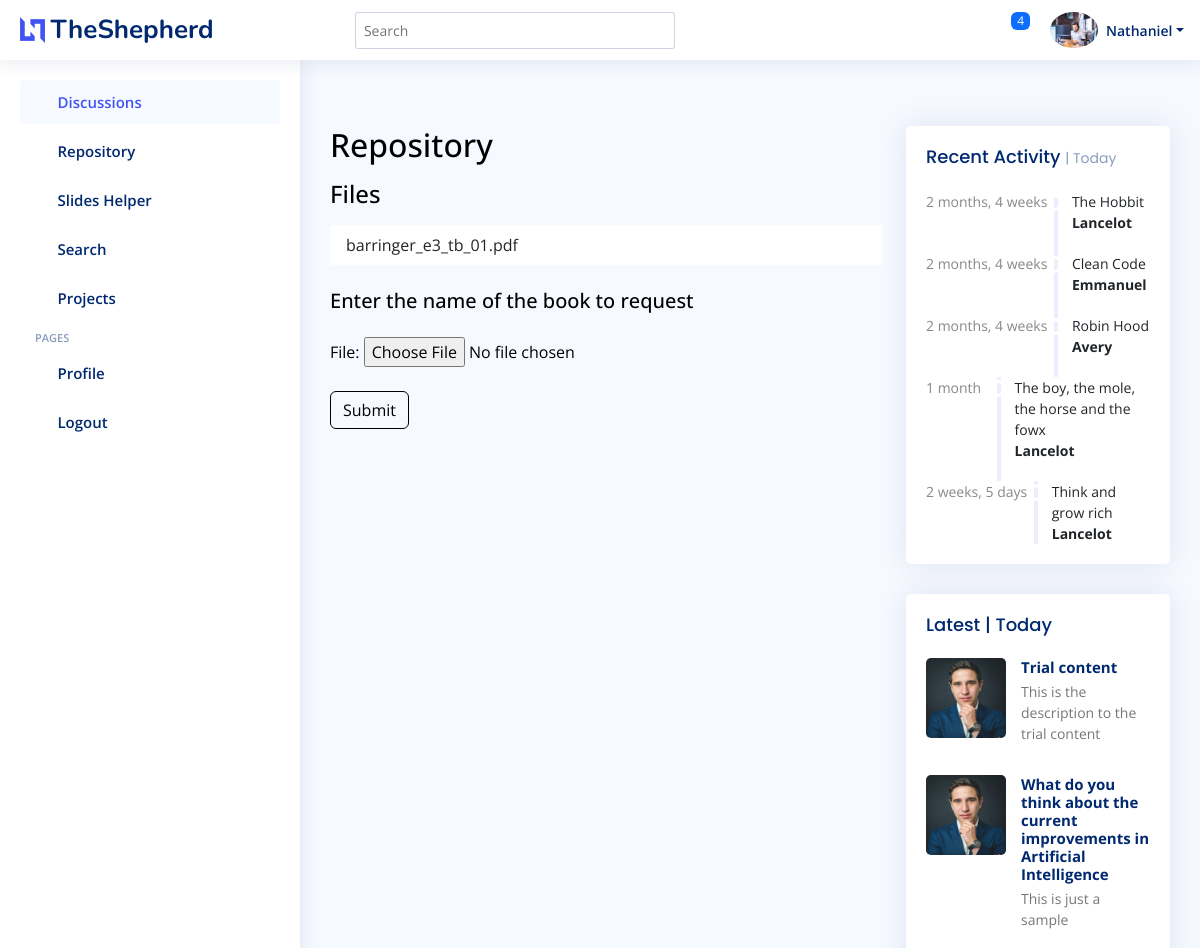
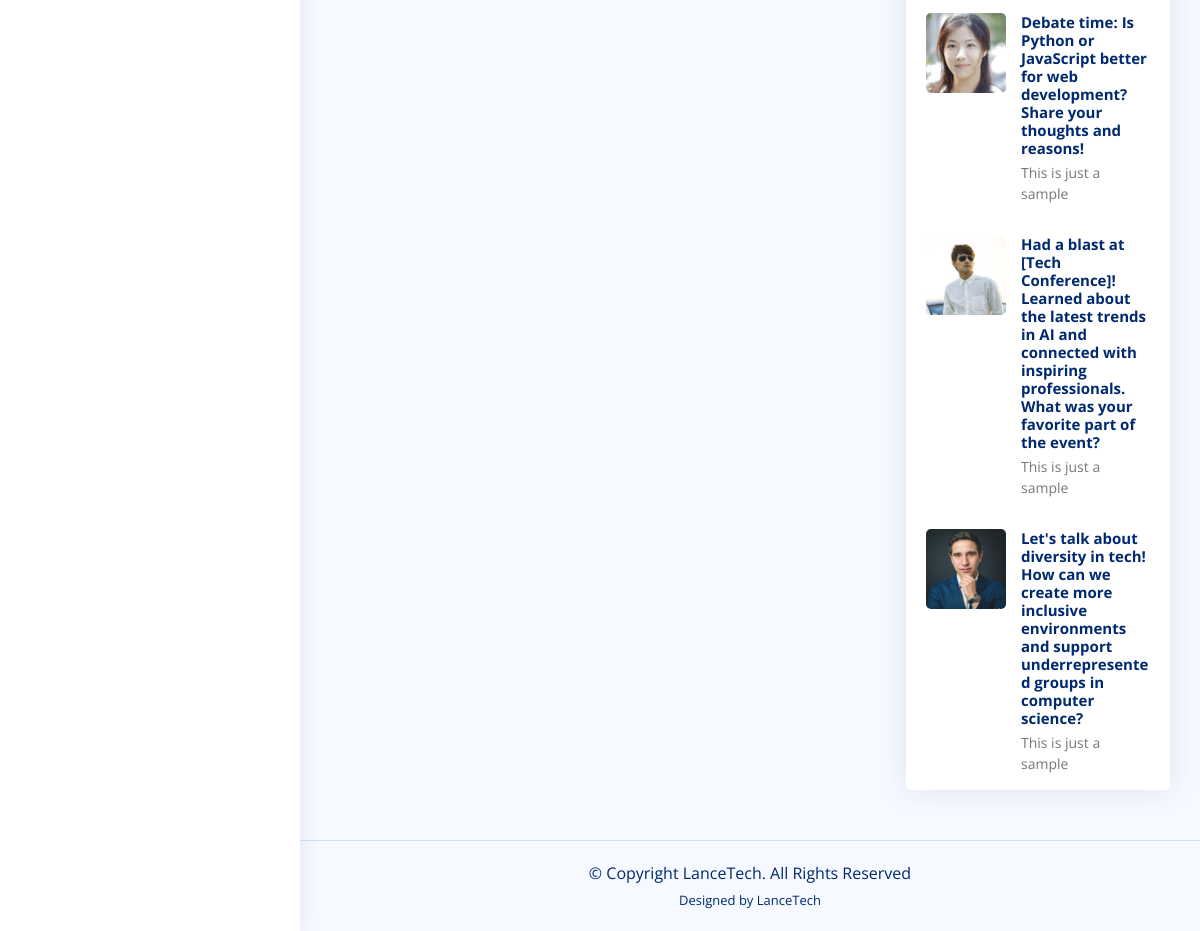
/repository/ (signed in), run on the app's committed database (2 pictures, top to bottom).
### discussions/models.py (models this page shows, shortened)
class Student(models.Model):
    friend = models.ForeignKey('self', on_delete=models.CASCADE, blank=True, null=True)
    user = models.OneToOneField(User, on_delete=models.CASCADE)
    phone = models.CharField(max_length=10, default='0548932933', blank=True)
    school = models.CharField(max_length=60, default='KNUST', blank=True)
    course = models.CharField(max_length=60, default='Computer Science', blank=True)
    back_img = models.ImageField(blank=True, upload_to="images/profiles", default='images/profiles/testimonial-1_wBDCxRj.jpg')

class Discussion(models.Model):
    creator = models.ForeignKey(Student, on_delete=models.CASCADE)
    pub_date = models.DateTimeField(blank=False, default=now)
    content = models.CharField(max_length=200)
    description = models.CharField(max_length=1024, blank=True, default='This is just a sample')
    topic = models.CharField(max_length=60,blank=False, default='Programming')
    img = models.ImageField(blank=True, upload_to="images", null=True)
    likes = models.IntegerField(blank=True, default=100)
    dislikes = models.IntegerField(blank=True, default=100)
    num_of_participants = models.IntegerField(blank=True, default=50)

### repository/models.py (models this page shows)
class File(models.Model):
    owner = models.ForeignKey(Student, on_delete=models.CASCADE, blank=True, null=True)
    file = models.FileField()
    pub_date = models.DateTimeField(blank=False, default=now)
    def __str__(self):
        return self.file.name

### sliders/models.py (models this page shows, shortened)
class Request(models.Model):
    requester = models.ForeignKey(User, on_delete=models.CASCADE)
    file_name = models.CharField(max_length=60)
    pub_date = models.DateTimeField(blank=False, default=now)

### repository/views.py (the view)
# urls.py: path("", views.IndexView.as_view(), name="index"),
class IndexView(generic.ListView):
    template_name = "repository/index.html"
    context_object_name = "repository"
    model = File
    def get_queryset(self):
        return File.objects.all()
    def get_context_data(self, **kwargs: Any) -> Dict[str, Any]:
        context = super(IndexView, self).get_context_data(**kwargs)
        context['files'] = File.objects.filter(owner_id=self.request.user.id)
        context['student'] = Student.objects.filter(user=self.request.user)[0]
        context['latest'] = Discussion.objects.filter(pub_date__lte=timezone.now()).order_by("-pub_date")[:5]
        context['requests'] = Request.objects.all()[:5]
        context['trending'] = File.objects.all()[:5]
        context['form'] = UploadFileForm
        return context

### repository/templates/repository/index.html (shortened to what this page needs)
{% extends 'base.html' %}
{% load static %}
{% block content %}
<h2>Repository</h2>
<p><h4>Files</h4></p>
<ul class="list-group list-group-flush">
    {% for file in files %}
    <li class="list-group-item">{{ file }}</li>
    {% endfor %}
</ul>
<br>
<div>
  <h5 class="comment-title">Enter the name of the book to request</h5>
  <form method="POST" action="{% url 'repository:upload_file' user.id %}">
    <div class="row">
      <p>
        {{ form }}
      </p>
        <br>
      <div class="col-4">
        <input type="submit" class="btn btn-primary" value="Submit">
      </div>
    </div>
  </form>
</div>
{% endblock %}
{% block activity %}
<div class="card">
  <div class="filter">
    <a class="icon" href="#" data-bs-toggle="dropdown"><i class="bi bi-three-dots"></i></a>
  </div>
  <div class="card-body">
    <h5 class="card-title">Recent Activity <span>| Today</span></h5>
    <div class="activity">
      {% for request in requests %}
      <div class="activity-item d-flex">
        <div class="activite-label">{{ request.pub_date | timesince }}</div>
        <i class='bi bi-circle-fill activity-badge text-success align-self-start'></i>
        <div class="activity-content">
          {{ request.file_name }} <br>
          <a href="#" class="fw-bold text-dark">{{ request.requester.username }}</a>
        </div>
      </div>
      {% endfor %}
    </div>
  </div>
</div>
{% endblock %}
{% block latest %}
<div class="card">
  <div class="filter">
    <a class="icon" href="#" data-bs-toggle="dropdown"><i class="bi bi-three-dots"></i></a>
  </div>
  <div class="card-body pb-0">
    <h5 class="card-title">Latest | Today</span></h5>
    <div class="news">
      {% for discussion in latest %}
      <div class="post-item clearfix">
        <img src="{% static discussion.creator.back_img.url %}" alt="">
        <h4><a href="#">{{ discussion.content }}</a></h4>
        <p>{{ discussion.description }}</p>
      </div>
      {% endfor %}
    </div>
  </div>
</div>
{% endblock %}

### templates/base.html (shortened to what this page needs)
<!DOCTYPE html>
<html lang="en">
<head>
  {% load static %}
  <link href="{% static 'assets/vendor/bootstrap/css/bootstrap.min.css' %}" rel="stylesheet">
  <link href="{% static 'assets/vendor/bootstrap-icons/bootstrap-icons.css' %}" rel="stylesheet">
  <link href="{% static 'assets/vendor/boxicons/css/boxicons.min.css' %}" rel="stylesheet">
  <link href="{% static 'assets/vendor/quill/quill.snow.css' %}" rel="stylesheet">
  <link href="{% static 'assets/vendor/quill/quill.bubble.css' %}" rel="stylesheet">
  <link href="{% static 'assets/vendor/remixicon/remixicon.css' %}" rel="stylesheet">
  <link href="{% static 'assets/vendor/simple-datatables/style.css' %}" rel="stylesheet">
  <link href="{% static 'assets/css/style.css' %}" rel="stylesheet">
  <link href="{% static 'assets/css/main.css' %}" rel="stylesheet">
</head>
<body>
  <header id="header" class="header fixed-top d-flex align-items-center">
    <div class="d-flex align-items-center justify-content-between">
      <a href="{% url 'discussions:index' %}" class="logo d-flex align-items-center">
        <img src="{% static 'assets/img/logo.png' %}" alt="">
        <span class="d-none d-lg-block">TheShepherd</span>
      </a>
      <i class="bi bi-list toggle-sidebar-btn"></i>
    </div>
    <div class="search-bar">
      <form class="search-form d-flex align-items-center" method="POST" action="#">
        <input type="text" name="query" placeholder="Search" title="Enter search keyword">
        <button type="submit" title="Search"><i class="bi bi-search"></i></button>
      </form>
    </div>
    <nav class="header-nav ms-auto">
      <ul class="d-flex align-items-center">
        {% if not user.is_authenticated %}
        <li class="nav-item">
          <a class="nav-link collapsed" href="{% url 'accounts:signup' %}">
            <i class="bi bi-card-list"></i>
            <span>Register</span>
          </a>
        </li>
        <li class="nav-item">
          <a class="nav-link collapsed" href="{% url 'login' %}">
            <i class="bi bi-box-arrow-in-right"></i>
            <span>Login</span>
          </a>
        </li>
        {% else %}
        <li class="nav-item dropdown">
          <a class="nav-link nav-icon" href="#" data-bs-toggle="dropdown">
            <i class="bi bi-bell"></i>
            <span class="badge bg-primary badge-number">4</span>
          </a>
        </li>
        <li class="nav-item dropdown pe-3">
          <a class="nav-link nav-profile d-flex align-items-center pe-0" href="#" data-bs-toggle="dropdown">
            <img src="{% static student.back_img.url %}" alt="Profile" class="rounded-circle">
            <span class="d-none d-md-block dropdown-toggle ps-2">{{ student.user.username }}</span>
          </a>
        </li>
        {% endif %}
      </ul>
    </nav>
  </header>
  <aside id="sidebar" class="sidebar">
    <ul class="sidebar-nav" id="sidebar-nav">
      <li class="nav-item">
        <a class="nav-link " href="{% url 'discussions:index' %}">
          <i class="bi bi-grid"></i>
          <span>Discussions</span>
        </a>
      </li>
      <li class="nav-item">
        <a class="nav-link collapsed"  href="{% url 'repository:repository' %}">
          <i class="bi bi-menu-button-wide"></i><span>Repository</span>
        </a>
      </li>
      <li class="nav-item">
        <a class="nav-link collapsed" href="{% url 'sliders:sliders' %}">
          <i class="bi bi-journal-text"></i><span>Slides Helper</span>
        </a>
      </li>
      <li class="nav-item">
        <a class="nav-link collapsed" href="{% url 'search:search' %}">
          <i class="bi bi-layout-text-window-reverse"></i><span>Search</span>
        </a>
      </li>
      <li class="nav-item">
        <a class="nav-link collapsed" href="{% url 'home:projects' %}">
          <i class="bi bi-gem"></i><span>Projects</span>
        </a>
      </li>
      <li class="nav-heading">Pages</li>
      <li class="nav-item">
        <a class="nav-link collapsed" href="{% url 'accounts:profile' student.id %}">
          <i class="bi bi-person"></i>
          <span>Profile</span>
        </a>
      </li>
      <li class="nav-item">
        <a class="nav-link collapsed" href="{% url 'accounts:logout' %}">
          <i class="bi bi-box-arrow-in-left"></i>
          <span>Logout</span>
        </a>
      </li>
    </ul>
  </aside>
  <main id="main" class="main">
    <section class="section dashboard">
      <div class="row">
        <div class="col-lg-8">
          <div class="row">
            <div class="">
              {% block content %}{%  endblock %}
            </div>
          </div>
        </div>
        <div class="col-lg-4">
          {% block activity %}{% endblock %}
          {% block latest %} {% endblock %}
        </div>
      </div>
    </section>
  </main>
  <footer id="footer" class="footer">
    <div class="copyright">
      &copy; Copyright <strong><span>LanceTech</span></strong>. All Rights Reserved
    </div>
    <div class="credits">
      Designed by <a href="https://LanceTech.com/">LanceTech</a>
    </div>
  </footer>
</body>
</html>

### static/assets/css/main.css (style rules this page uses)
:root { scroll-behavior: smooth; }
body { color: rgba(var(--color-primary-rgb), 1); }
a { color: var(--color-links); text-decoration: none; }
h1, h2, h3, h4, h5, h6 { font-family: var(--font-primary); }
#main { margin-top: 90px; }
.btn.btn-primary { background-color: var(--color-black); color: var(--color-white); border-color: var(--color-black); }
.footer { overflow: hidden; background: rgba(var(--color-black-rgb), 0.9); font-size: 16px; color: rgba(var(--color-white-rgb), 0.7); }
.footer .copyright strong { font-weight: 400; }
.footer .credits { padding-top: 6px; font-size: 13px; }
.footer .credits a { color: var(--color-white); }

### data on the page
Student: back_img (picture), user.username "Nathaniel"
File: file "barringer_e3_tb_01.pdf"
Request: pub_date "2 months, 4 weeks", file_name "The Hobbit", requester.username "Lancelot"
Request: pub_date "2 months, 4 weeks", file_name "Clean Code", requester.username "Emmanuel"
Request: pub_date "2 months, 4 weeks", file_name "Robin Hood", requester.username "Avery"
Request: pub_date "1 month", file_name "The boy, the mole, the horse and the fowx", requester.username "Lancelot"
Request: pub_date "2 weeks, 5 days", file_name "Think and grow rich", requester.username "Lancelot"
Discussion: creator.back_img (picture), content "Trial content", description "This is the description to the trial content"
Discussion: creator.back_img (picture), content "What do you think about the current improvements in Artificial Intelligence", description "This is just a sample"
Discussion: creator.back_img (picture), content "Debate time: Is Python or JavaScript better for web development? Share your thoughts and reasons!", description "This is just a sample"
Discussion: creator.back_img (picture), content "Had a blast at [Tech Conference]! Learned about the latest trends in AI and connected with inspiring professionals. What was your favorite part of the event?", description "This is just a sample"
Discussion: creator.back_img (picture), content "Let's talk about diversity in tech! How can we create more inclusive environments and support underrepresented groups in computer science?", description "This is just a sample"
